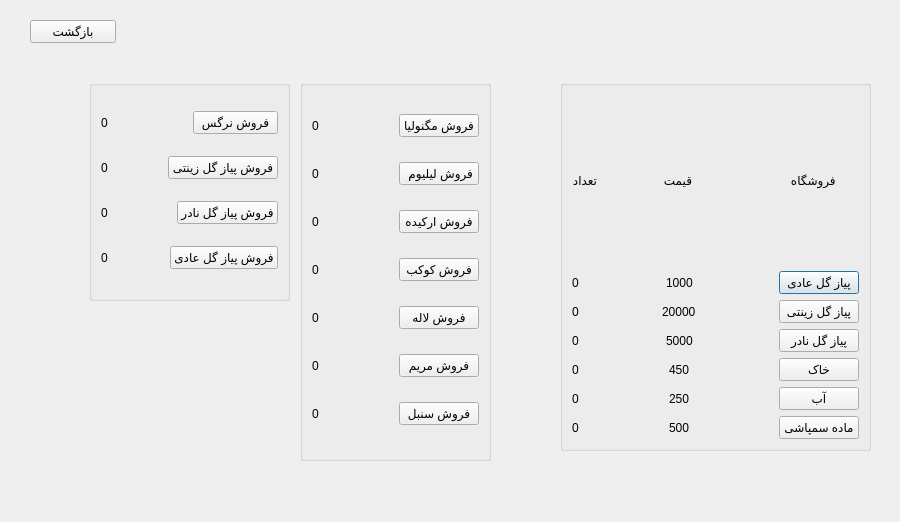
<?xml version="1.0" encoding="UTF-8"?>
<ui version="4.0">
 <class>Forooshgah</class>
 <widget class="QDialog" name="Forooshgah">
  <property name="geometry">
   <rect>
    <x>0</x>
    <y>0</y>
    <width>900</width>
    <height>522</height>
   </rect>
  </property>
  <property name="minimumSize">
   <size>
    <width>900</width>
    <height>522</height>
   </size>
  </property>
  <property name="maximumSize">
   <size>
    <width>900</width>
    <height>522</height>
   </size>
  </property>
  <property name="windowTitle">
   <string>Dialog</string>
  </property>
  <property name="styleSheet">
   <string notr="true">background-image: url(:/new/prefix1/background.png);</string>
  </property>
  <widget class="QGroupBox" name="groupBox">
   <property name="geometry">
    <rect>
     <x>560</x>
     <y>80</y>
     <width>311</width>
     <height>371</height>
    </rect>
   </property>
   <property name="title">
    <string/>
   </property>
   <layout class="QVBoxLayout" name="verticalLayout">
    <item>
     <layout class="QHBoxLayout" name="horizontalLayout_18">
      <item>
       <widget class="QLabel" name="labelNumber">
        <property name="text">
         <string>تعداد</string>
        </property>
       </widget>
      </item>
      <item>
       <spacer name="horizontalSpacer_20">
        <property name="orientation">
         <enum>Qt::Horizontal</enum>
        </property>
        <property name="sizeHint" stdset="0">
         <size>
          <width>40</width>
          <height>20</height>
         </size>
        </property>
       </spacer>
      </item>
      <item>
       <widget class="QLabel" name="labelPrice">
        <property name="text">
         <string>قیمت</string>
        </property>
       </widget>
      </item>
      <item>
       <spacer name="horizontalSpacer_21">
        <property name="orientation">
         <enum>Qt::Horizontal</enum>
        </property>
        <property name="sizeHint" stdset="0">
         <size>
          <width>40</width>
          <height>20</height>
         </size>
        </property>
       </spacer>
      </item>
      <item>
       <widget class="QLabel" name="labeStore">
        <property name="text">
         <string>       فروشگاه          </string>
        </property>
       </widget>
      </item>
     </layout>
    </item>
    <item>
     <layout class="QHBoxLayout" name="horizontalLayout">
      <item>
       <widget class="QLabel" name="labelAadiNumber">
        <property name="text">
         <string>0</string>
        </property>
       </widget>
      </item>
      <item>
       <spacer name="horizontalSpacer_14">
        <property name="orientation">
         <enum>Qt::Horizontal</enum>
        </property>
        <property name="sizeHint" stdset="0">
         <size>
          <width>40</width>
          <height>20</height>
         </size>
        </property>
       </spacer>
      </item>
      <item>
       <widget class="QLabel" name="labelNormalPrice">
        <property name="text">
         <string>1000</string>
        </property>
       </widget>
      </item>
      <item>
       <spacer name="horizontalSpacer">
        <property name="orientation">
         <enum>Qt::Horizontal</enum>
        </property>
        <property name="sizeHint" stdset="0">
         <size>
          <width>58</width>
          <height>20</height>
         </size>
        </property>
       </spacer>
      </item>
      <item>
       <widget class="QPushButton" name="pushButtonBuyAadi">
        <property name="cursor">
         <cursorShape>PointingHandCursor</cursorShape>
        </property>
        <property name="text">
         <string>پیاز گل عادی</string>
        </property>
        <property name="icon">
         <iconset resource="../resource.qrc">
          <normaloff>:/new/prefix1/assets/icons/icons8-potted-plant-100.png</normaloff>:/new/prefix1/assets/icons/icons8-potted-plant-100.png</iconset>
        </property>
        <property name="iconSize">
         <size>
          <width>20</width>
          <height>20</height>
         </size>
        </property>
       </widget>
      </item>
     </layout>
    </item>
    <item>
     <layout class="QHBoxLayout" name="horizontalLayout_2">
      <item>
       <widget class="QLabel" name="labelZinatiNumber">
        <property name="text">
         <string>0</string>
        </property>
       </widget>
      </item>
      <item>
       <spacer name="horizontalSpacer_19">
        <property name="orientation">
         <enum>Qt::Horizontal</enum>
        </property>
        <property name="sizeHint" stdset="0">
         <size>
          <width>40</width>
          <height>20</height>
         </size>
        </property>
       </spacer>
      </item>
      <item>
       <widget class="QLabel" name="labelDecorativePrice">
        <property name="text">
         <string>20000</string>
        </property>
       </widget>
      </item>
      <item>
       <spacer name="horizontalSpacer_3">
        <property name="orientation">
         <enum>Qt::Horizontal</enum>
        </property>
        <property name="sizeHint" stdset="0">
         <size>
          <width>40</width>
          <height>20</height>
         </size>
        </property>
       </spacer>
      </item>
      <item>
       <widget class="QPushButton" name="pushButtonBuyZinati">
        <property name="cursor">
         <cursorShape>PointingHandCursor</cursorShape>
        </property>
        <property name="text">
         <string>پیاز گل زینتی</string>
        </property>
        <property name="icon">
         <iconset resource="../resource.qrc">
          <normaloff>:/new/prefix1/assets/icons/icons8-potted-plant-100.png</normaloff>:/new/prefix1/assets/icons/icons8-potted-plant-100.png</iconset>
        </property>
        <property name="iconSize">
         <size>
          <width>20</width>
          <height>20</height>
         </size>
        </property>
       </widget>
      </item>
     </layout>
    </item>
    <item>
     <layout class="QHBoxLayout" name="horizontalLayout_3">
      <item>
       <widget class="QLabel" name="labelRareNumber">
        <property name="text">
         <string>0</string>
        </property>
       </widget>
      </item>
      <item>
       <spacer name="horizontalSpacer_18">
        <property name="orientation">
         <enum>Qt::Horizontal</enum>
        </property>
        <property name="sizeHint" stdset="0">
         <size>
          <width>40</width>
          <height>20</height>
         </size>
        </property>
       </spacer>
      </item>
      <item>
       <widget class="QLabel" name="labelRarePrice">
        <property name="text">
         <string>5000</string>
        </property>
       </widget>
      </item>
      <item>
       <spacer name="horizontalSpacer_2">
        <property name="orientation">
         <enum>Qt::Horizontal</enum>
        </property>
        <property name="sizeHint" stdset="0">
         <size>
          <width>40</width>
          <height>20</height>
         </size>
        </property>
       </spacer>
      </item>
      <item>
       <widget class="QPushButton" name="pushButtonBuyNader">
        <property name="cursor">
         <cursorShape>PointingHandCursor</cursorShape>
        </property>
        <property name="text">
         <string>پیاز گل نادر</string>
        </property>
        <property name="icon">
         <iconset resource="../resource.qrc">
          <normaloff>:/new/prefix1/assets/icons/icons8-potted-plant-100.png</normaloff>:/new/prefix1/assets/icons/icons8-potted-plant-100.png</iconset>
        </property>
        <property name="iconSize">
         <size>
          <width>20</width>
          <height>20</height>
         </size>
        </property>
       </widget>
      </item>
     </layout>
    </item>
    <item>
     <layout class="QHBoxLayout" name="horizontalLayout_4">
      <item>
       <widget class="QLabel" name="labelKhakNumber">
        <property name="text">
         <string>0</string>
        </property>
       </widget>
      </item>
      <item>
       <spacer name="horizontalSpacer_17">
        <property name="orientation">
         <enum>Qt::Horizontal</enum>
        </property>
        <property name="sizeHint" stdset="0">
         <size>
          <width>40</width>
          <height>20</height>
         </size>
        </property>
       </spacer>
      </item>
      <item>
       <widget class="QLabel" name="labelSoilPrice">
        <property name="text">
         <string>450</string>
        </property>
       </widget>
      </item>
      <item>
       <spacer name="horizontalSpacer_4">
        <property name="orientation">
         <enum>Qt::Horizontal</enum>
        </property>
        <property name="sizeHint" stdset="0">
         <size>
          <width>40</width>
          <height>20</height>
         </size>
        </property>
       </spacer>
      </item>
      <item>
       <widget class="QPushButton" name="pushButtonBuyKhak">
        <property name="cursor">
         <cursorShape>PointingHandCursor</cursorShape>
        </property>
        <property name="text">
         <string>خاک</string>
        </property>
        <property name="icon">
         <iconset resource="../resource.qrc">
          <normaloff>:/new/prefix1/assets/icons/icons8-ground-32.png</normaloff>:/new/prefix1/assets/icons/icons8-ground-32.png</iconset>
        </property>
        <property name="iconSize">
         <size>
          <width>20</width>
          <height>20</height>
         </size>
        </property>
       </widget>
      </item>
     </layout>
    </item>
    <item>
     <layout class="QHBoxLayout" name="horizontalLayout_5">
      <item>
       <widget class="QLabel" name="labelAbNumber">
        <property name="text">
         <string>0</string>
        </property>
       </widget>
      </item>
      <item>
       <spacer name="horizontalSpacer_16">
        <property name="orientation">
         <enum>Qt::Horizontal</enum>
        </property>
        <property name="sizeHint" stdset="0">
         <size>
          <width>40</width>
          <height>20</height>
         </size>
        </property>
       </spacer>
      </item>
      <item>
       <widget class="QLabel" name="labelWaterPrice">
        <property name="text">
         <string>250</string>
        </property>
       </widget>
      </item>
      <item>
       <spacer name="horizontalSpacer_5">
        <property name="orientation">
         <enum>Qt::Horizontal</enum>
        </property>
        <property name="sizeHint" stdset="0">
         <size>
          <width>40</width>
          <height>20</height>
         </size>
        </property>
       </spacer>
      </item>
      <item>
       <widget class="QPushButton" name="pushButtonBuyAb">
        <property name="cursor">
         <cursorShape>PointingHandCursor</cursorShape>
        </property>
        <property name="text">
         <string>آب</string>
        </property>
        <property name="icon">
         <iconset resource="../resource.qrc">
          <normaloff>:/new/prefix1/assets/icons/icons8-water-30.png</normaloff>:/new/prefix1/assets/icons/icons8-water-30.png</iconset>
        </property>
        <property name="iconSize">
         <size>
          <width>20</width>
          <height>20</height>
         </size>
        </property>
       </widget>
      </item>
     </layout>
    </item>
    <item>
     <layout class="QHBoxLayout" name="horizontalLayout_6">
      <item>
       <widget class="QLabel" name="labelPoisonNumber">
        <property name="text">
         <string>0</string>
        </property>
       </widget>
      </item>
      <item>
       <spacer name="horizontalSpacer_15">
        <property name="orientation">
         <enum>Qt::Horizontal</enum>
        </property>
        <property name="sizeHint" stdset="0">
         <size>
          <width>40</width>
          <height>20</height>
         </size>
        </property>
       </spacer>
      </item>
      <item>
       <widget class="QLabel" name="labelPoisonPrice">
        <property name="text">
         <string>500</string>
        </property>
       </widget>
      </item>
      <item>
       <spacer name="horizontalSpacer_6">
        <property name="orientation">
         <enum>Qt::Horizontal</enum>
        </property>
        <property name="sizeHint" stdset="0">
         <size>
          <width>40</width>
          <height>20</height>
         </size>
        </property>
       </spacer>
      </item>
      <item>
       <widget class="QPushButton" name="pushButtonBuyPoison">
        <property name="cursor">
         <cursorShape>PointingHandCursor</cursorShape>
        </property>
        <property name="text">
         <string>ماده سمپاشی</string>
        </property>
        <property name="icon">
         <iconset resource="../resource.qrc">
          <normaloff>:/new/prefix1/assets/icons/icons8-test-tube-rack-32.png</normaloff>:/new/prefix1/assets/icons/icons8-test-tube-rack-32.png</iconset>
        </property>
        <property name="iconSize">
         <size>
          <width>20</width>
          <height>20</height>
         </size>
        </property>
       </widget>
      </item>
     </layout>
    </item>
   </layout>
  </widget>
  <widget class="QGroupBox" name="groupBox_2">
   <property name="geometry">
    <rect>
     <x>300</x>
     <y>80</y>
     <width>191</width>
     <height>381</height>
    </rect>
   </property>
   <property name="title">
    <string/>
   </property>
   <layout class="QVBoxLayout" name="verticalLayout_2">
    <item>
     <layout class="QHBoxLayout" name="horizontalLayout_7">
      <item>
       <widget class="QLabel" name="labelMagnoliaNumber">
        <property name="text">
         <string>0</string>
        </property>
       </widget>
      </item>
      <item>
       <spacer name="horizontalSpacer_7">
        <property name="orientation">
         <enum>Qt::Horizontal</enum>
        </property>
        <property name="sizeHint" stdset="0">
         <size>
          <width>40</width>
          <height>20</height>
         </size>
        </property>
       </spacer>
      </item>
      <item>
       <widget class="QPushButton" name="pushButtonMagnoliaWH">
        <property name="cursor">
         <cursorShape>PointingHandCursor</cursorShape>
        </property>
        <property name="text">
         <string>فروش مگنولیا</string>
        </property>
       </widget>
      </item>
     </layout>
    </item>
    <item>
     <layout class="QHBoxLayout" name="horizontalLayout_8">
      <item>
       <widget class="QLabel" name="labelLiliumNumber">
        <property name="text">
         <string>0</string>
        </property>
       </widget>
      </item>
      <item>
       <spacer name="horizontalSpacer_8">
        <property name="orientation">
         <enum>Qt::Horizontal</enum>
        </property>
        <property name="sizeHint" stdset="0">
         <size>
          <width>40</width>
          <height>20</height>
         </size>
        </property>
       </spacer>
      </item>
      <item>
       <widget class="QPushButton" name="pushButtonLiliumWH">
        <property name="cursor">
         <cursorShape>PointingHandCursor</cursorShape>
        </property>
        <property name="text">
         <string> فروش لیلیوم</string>
        </property>
       </widget>
      </item>
     </layout>
    </item>
    <item>
     <layout class="QHBoxLayout" name="horizontalLayout_9">
      <item>
       <widget class="QLabel" name="labelOrkideNumber">
        <property name="text">
         <string>0</string>
        </property>
       </widget>
      </item>
      <item>
       <spacer name="horizontalSpacer_9">
        <property name="orientation">
         <enum>Qt::Horizontal</enum>
        </property>
        <property name="sizeHint" stdset="0">
         <size>
          <width>40</width>
          <height>20</height>
         </size>
        </property>
       </spacer>
      </item>
      <item>
       <widget class="QPushButton" name="pushButtonOrkideWH">
        <property name="cursor">
         <cursorShape>PointingHandCursor</cursorShape>
        </property>
        <property name="text">
         <string>فروش ارکیده</string>
        </property>
       </widget>
      </item>
     </layout>
    </item>
    <item>
     <layout class="QHBoxLayout" name="horizontalLayout_13">
      <item>
       <widget class="QLabel" name="labelKokabNumber">
        <property name="text">
         <string>0</string>
        </property>
       </widget>
      </item>
      <item>
       <spacer name="horizontalSpacer_10">
        <property name="orientation">
         <enum>Qt::Horizontal</enum>
        </property>
        <property name="sizeHint" stdset="0">
         <size>
          <width>40</width>
          <height>20</height>
         </size>
        </property>
       </spacer>
      </item>
      <item>
       <widget class="QPushButton" name="pushButtonKokabWH">
        <property name="cursor">
         <cursorShape>PointingHandCursor</cursorShape>
        </property>
        <property name="text">
         <string>فروش کوکب</string>
        </property>
       </widget>
      </item>
     </layout>
    </item>
    <item>
     <layout class="QHBoxLayout" name="horizontalLayout_12">
      <item>
       <widget class="QLabel" name="labelLaleNumber">
        <property name="text">
         <string>0</string>
        </property>
       </widget>
      </item>
      <item>
       <spacer name="horizontalSpacer_11">
        <property name="orientation">
         <enum>Qt::Horizontal</enum>
        </property>
        <property name="sizeHint" stdset="0">
         <size>
          <width>40</width>
          <height>20</height>
         </size>
        </property>
       </spacer>
      </item>
      <item>
       <widget class="QPushButton" name="pushButtonLaleWH">
        <property name="cursor">
         <cursorShape>PointingHandCursor</cursorShape>
        </property>
        <property name="text">
         <string>فروش لاله</string>
        </property>
       </widget>
      </item>
     </layout>
    </item>
    <item>
     <layout class="QHBoxLayout" name="horizontalLayout_10">
      <item>
       <widget class="QLabel" name="labelMaryamNumber">
        <property name="text">
         <string>0</string>
        </property>
       </widget>
      </item>
      <item>
       <spacer name="horizontalSpacer_12">
        <property name="orientation">
         <enum>Qt::Horizontal</enum>
        </property>
        <property name="sizeHint" stdset="0">
         <size>
          <width>40</width>
          <height>20</height>
         </size>
        </property>
       </spacer>
      </item>
      <item>
       <widget class="QPushButton" name="pushButtonMaryamWH">
        <property name="cursor">
         <cursorShape>PointingHandCursor</cursorShape>
        </property>
        <property name="text">
         <string>فروش مریم</string>
        </property>
       </widget>
      </item>
     </layout>
    </item>
    <item>
     <layout class="QHBoxLayout" name="horizontalLayout_11">
      <item>
       <widget class="QLabel" name="labelSonbolNumber">
        <property name="text">
         <string>0</string>
        </property>
       </widget>
      </item>
      <item>
       <spacer name="horizontalSpacer_13">
        <property name="orientation">
         <enum>Qt::Horizontal</enum>
        </property>
        <property name="sizeHint" stdset="0">
         <size>
          <width>40</width>
          <height>20</height>
         </size>
        </property>
       </spacer>
      </item>
      <item>
       <widget class="QPushButton" name="pushButtonSonbolWH">
        <property name="cursor">
         <cursorShape>PointingHandCursor</cursorShape>
        </property>
        <property name="text">
         <string>فروش سنبل</string>
        </property>
       </widget>
      </item>
     </layout>
    </item>
   </layout>
  </widget>
  <widget class="QGroupBox" name="groupBox_3">
   <property name="geometry">
    <rect>
     <x>89</x>
     <y>80</y>
     <width>201</width>
     <height>221</height>
    </rect>
   </property>
   <property name="title">
    <string/>
   </property>
   <layout class="QVBoxLayout" name="verticalLayout_3">
    <item>
     <layout class="QHBoxLayout" name="horizontalLayout_14">
      <item>
       <widget class="QLabel" name="labelNargesNumber">
        <property name="text">
         <string>0</string>
        </property>
       </widget>
      </item>
      <item>
       <widget class="QPushButton" name="pushButtonNargesWH">
        <property name="cursor">
         <cursorShape>PointingHandCursor</cursorShape>
        </property>
        <property name="text">
         <string>فروش نرگس</string>
        </property>
       </widget>
      </item>
     </layout>
    </item>
    <item>
     <layout class="QHBoxLayout" name="horizontalLayout_21">
      <item>
       <widget class="QLabel" name="labelSeedDecorativeNumber">
        <property name="text">
         <string>0</string>
        </property>
       </widget>
      </item>
      <item>
       <widget class="QPushButton" name="pushButtonDecorativeWH">
        <property name="cursor">
         <cursorShape>PointingHandCursor</cursorShape>
        </property>
        <property name="text">
         <string>فروش پیاز گل زینتی</string>
        </property>
       </widget>
      </item>
     </layout>
    </item>
    <item>
     <layout class="QHBoxLayout" name="horizontalLayout_19">
      <item>
       <widget class="QLabel" name="labelSeedRareNumber">
        <property name="text">
         <string>0</string>
        </property>
       </widget>
      </item>
      <item>
       <widget class="QPushButton" name="pushButtonRareWH">
        <property name="cursor">
         <cursorShape>PointingHandCursor</cursorShape>
        </property>
        <property name="text">
         <string>فروش پیاز گل نادر</string>
        </property>
       </widget>
      </item>
     </layout>
    </item>
    <item>
     <layout class="QHBoxLayout" name="horizontalLayout_20">
      <item>
       <widget class="QLabel" name="labelSeedAadiNumberWh">
        <property name="text">
         <string>0</string>
        </property>
       </widget>
      </item>
      <item>
       <widget class="QPushButton" name="pushButtonNormalwH">
        <property name="cursor">
         <cursorShape>PointingHandCursor</cursorShape>
        </property>
        <property name="text">
         <string>فروش پیاز گل عادی</string>
        </property>
       </widget>
      </item>
     </layout>
    </item>
   </layout>
  </widget>
  <widget class="QPushButton" name="pushButtonNargesWH_2">
   <property name="geometry">
    <rect>
     <x>30</x>
     <y>20</y>
     <width>86</width>
     <height>23</height>
    </rect>
   </property>
   <property name="cursor">
    <cursorShape>PointingHandCursor</cursorShape>
   </property>
   <property name="toolTip">
    <string>تمومه! بیا برگردیم</string>
   </property>
   <property name="text">
    <string>بازگشت</string>
   </property>
   <property name="icon">
    <iconset resource="../resource.qrc">
     <normaloff>:/new/prefix1/assets/icons/icons8-back-32.png</normaloff>:/new/prefix1/assets/icons/icons8-back-32.png</iconset>
   </property>
  </widget>
 </widget>
 <resources>
  <include location="../resource.qrc"/>
 </resources>
 <connections/>
</ui>
